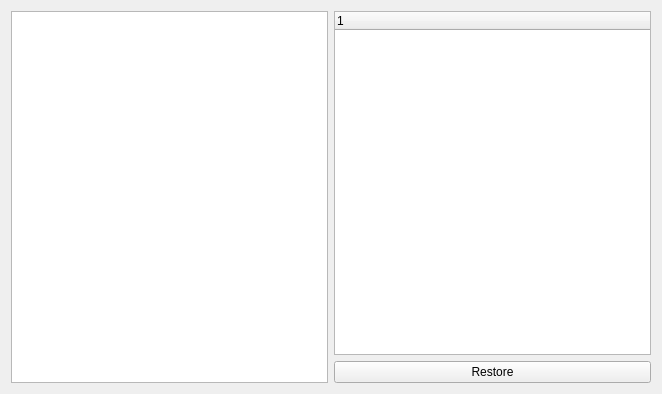
<?xml version="1.0" encoding="UTF-8"?>
<ui version="4.0">
 <class>RestoreWidget</class>
 <widget class="QWidget" name="RestoreWidget">
  <property name="geometry">
   <rect>
    <x>0</x>
    <y>0</y>
    <width>662</width>
    <height>394</height>
   </rect>
  </property>
  <property name="windowTitle">
   <string>Restore</string>
  </property>
  <layout class="QHBoxLayout" name="horizontalLayout">
   <item>
    <widget class="QTreeView" name="treeView"/>
   </item>
   <item>
    <layout class="QVBoxLayout" name="verticalLayout">
     <property name="leftMargin">
      <number>0</number>
     </property>
     <property name="topMargin">
      <number>0</number>
     </property>
     <property name="bottomMargin">
      <number>0</number>
     </property>
     <item>
      <widget class="QTreeWidget" name="treeWidget">
       <column>
        <property name="text">
         <string notr="true">1</string>
        </property>
       </column>
      </widget>
     </item>
     <item>
      <layout class="QHBoxLayout" name="horizontalLayout_2">
       <property name="topMargin">
        <number>0</number>
       </property>
       <item>
        <widget class="QPushButton" name="pushButton">
         <property name="text">
          <string>Restore</string>
         </property>
        </widget>
       </item>
      </layout>
     </item>
    </layout>
   </item>
  </layout>
 </widget>
 <resources/>
 <connections/>
</ui>
